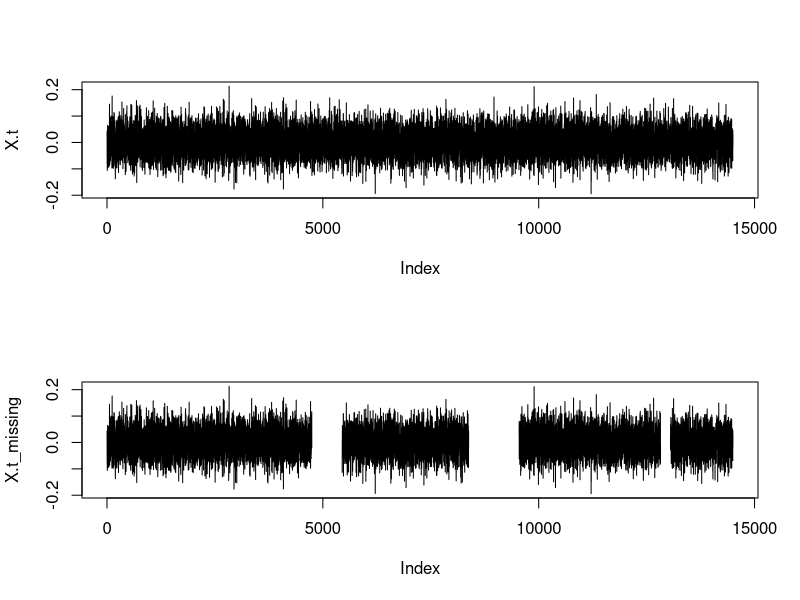
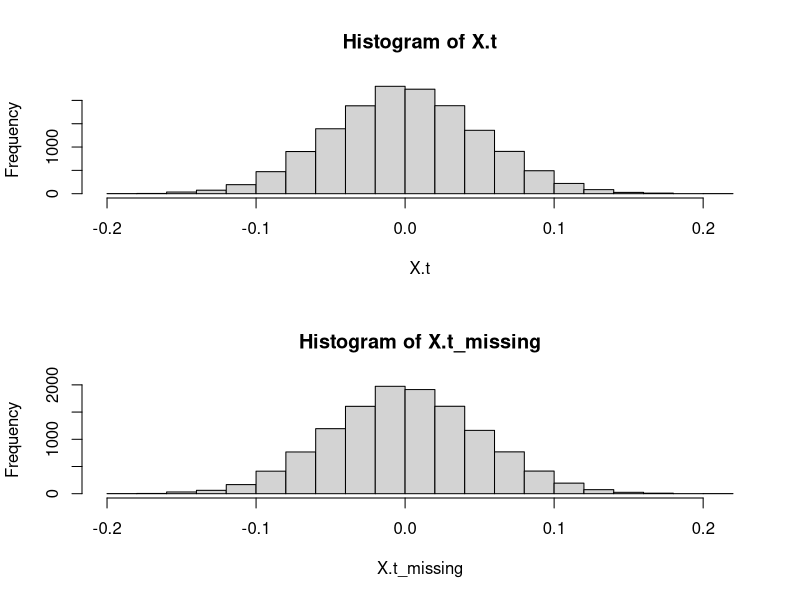
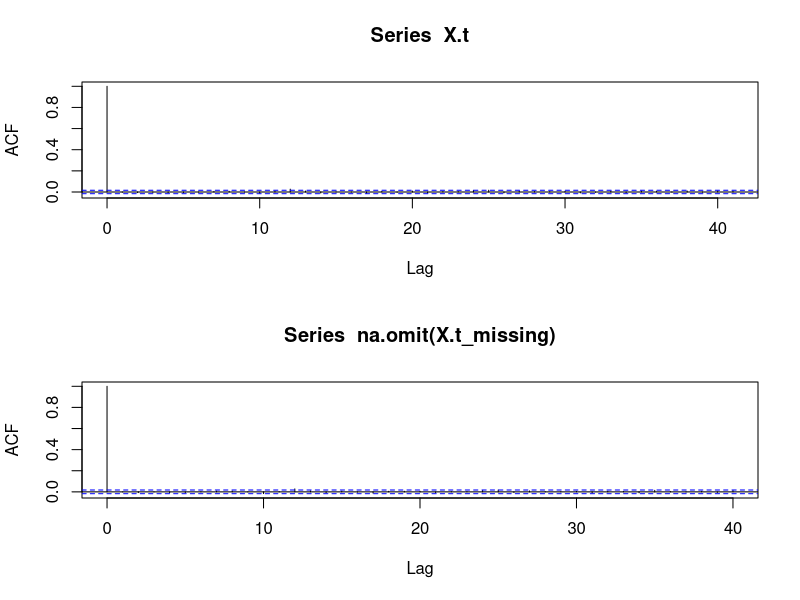
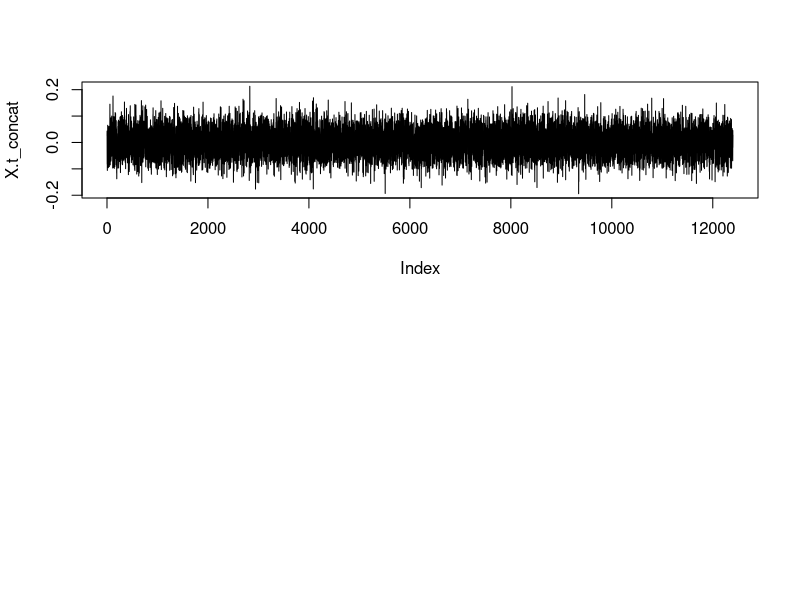

These charts were generated, in order, by the following R code: (Note: this script raises an error after producing the figures.)
########## Method Comparison ###############
## This script compares the traditional   ##
## AVAR methods of analysis with spectral ##
## approach and includes some EDA tools   ##
############################################
library(purrr) #discrete uniform dist.
library(tidyverse)
library(RSpectra)


####       Simulated Data     #####
## A. white noise                ##
## B. flicker noise?             ##
## C. ARFIMA/combo of ARFIMA     ##
###################################

#create data
N <-  14500
X.t <- X.t_missing <-  rnorm(N, mean = 0, sd = 0.05)
#create data with gaps


###placed gaps####
X.t_missing[c(4745:5447, 8378:9545,12823:13051)] <- NA


#look at the data
par(mfrow = c(2,1))
plot(X.t, type = "l")
plot(X.t_missing, type = "l")


#### Quick little look at X.t and X.t_missing ####

#histogram
hist(X.t)
hist(X.t_missing)

#acfs
acf(X.t)
acf(na.omit(X.t_missing))




#############                    Two Sample Variance Method                        ####################
### 1.	Concatenate to remove gaps                                                                  ###
### 2.	Calculate Allan Deviation (overlapping)                                                     ###
### 3.	For clock ratios containing Al start cut off to use ADEV                                    ###
###      points above 10-20 seconds and for Yb or Sr maybe start with 20 seconds to be safe         ###
### 4.	Fit a line for ADEV points for tau = 10-20 seconds (depending on step 3 above)              ###
###      through tau = 1/3 the length of the dataset where you set the slope of the line            ###
###      to follow 1/sqrt(tau) and solve for the intercept                                          ###
### 5.	Extrapolate that line out to tau = length of the dataset (or until you detect a floor perhaps)#
#######################################################################################################


#### 1. Concatenate gappy data  ####
X.t_concat <- na.omit(X.t_missing)

plot(X.t_concat, type = "l")
N.short <- length(X.t_concat)


#### 2. Calculate ADEV          ####
AVAR.WN <- getAvars(N,X.t, taus = c(1:20, 2^(5:9)))

plot(log10(AVAR.WN$avarRes$taus), log10(AVAR.WN$avarRes$avars), ylab = "log10(AVAR)", xlab = "log10(tau)",pch = 19, ylim = c(-6,-1))

#calculate AVAR of X.t with missing gaps, pushed together
AVAR.WN_missing <- getAvars(N.short,X.t_concat, taus = c(1:20, 2^(5:9)))

points(log10(AVAR.WN_missing$avarRes$taus), log10(AVAR.WN_missing$avarRes$avars), col = "red", xlab = "log10(AVAR)", ylab = "log10(tau)",pch = 19  )


#### 3. + 4. Fit a line for points between tau = 10-1/3 of data set ####
floor(N/3) #682
N.short/3 #532

AVAR.WN <- getAvars(N,X.t, taus = seq(10,floor(N/3), by = 2))

log.avar.full <- log10(AVAR.WN$avarRes$avars)
log.taus.full <- log10(AVAR.WN$avarRes$taus)

lin.fit.full <- lm(log.avar.full ~ log.taus.full)
summary(lin.fit.full)


AVAR.WN.short <- getAvars(N.short,X.t_concat, taus = seq(10,floor(N.short/3), by = 2))

log.avar.short <- log10(AVAR.WN.short$avarRes$avars)
log.taus.short <- log10(AVAR.WN.short$avarRes$taus)

lin.fit.short <- lm(log.avar.short ~ log.taus.short)
summary(lin.fit.short)

plot(lin.fit.short)

##set slope and find intercept using OLS

beta = -1 #in log-log space, white noise should have a -1 slope
int.only_full <- mean(log.avar.full) - beta*mean(log.taus.full)
int.only_short <- mean(log.avar.short) - beta*mean(log.taus.short)


### show the fits ###

## Full Data ##

plot(log.taus.full, log.avar.full, ylab = "log10(AVAR)", xlab = "log10(tau)",pch = 19, ylim = c(-6.5,-3)) #avar of full data with no gaps

full.intercept <- as.numeric(lin.fit.full$coefficients[1]) #intercept estimate from linear fit of full data with no gaps
full.slope <- as.numeric(lin.fit.full$coefficients[2]) #slope from linear fit of full data with no gaps

abline(a = full.intercept, b = full.slope, col = "blue", lwd = 2) #linear fit

## Partial Data ##

plot(log.taus.short, log.avar.short, ylab = "log10(AVAR)", xlab = "log10(tau)",pch = 19, ylim = c(-6.5,-3)) #plot of avar for concatenated gappy data

short.intercept <- as.numeric(lin.fit.short$coefficients[1]) #intercept estimate from linear fit of concatenated gappy data
short.slope <- as.numeric(lin.fit.short$coefficients[2]) #slope estimate from "" ""

abline(a = lin.fit.short$coefficients[1], b = lin.fit.short$coefficients[2], col = "blue", lwd = 2) #linear fit line


#### 5.	Extrapolate that line out to tau = length of the dataset (or until you detect a floor perhaps) ####


AVAR.hat.full <- exp(full.intercept + full.slope*log10(N)) #estimate of AVAR by extrapolating out to full data set

sqrt(AVAR.hat.full)

AVAR.hat.short <- exp(short.intercept + short.slope*log10(N.short)) #estimate of AVAR by extrapolating out to lenght of concatenated gappy data

sqrt(AVAR.hat.short)


############# Multitaper Spectral Estimate (MTSE)  ###############

###########################################################
##### calculate MTSE for X.t without any missing data #####
###########################################################


MTSE_full <- multitaper_est(X.t, W = 0.0007, K = 5) #compute the multitaper spectral estimate for the full data set

f <- seq(0,0.5,length.out = length(MTSE_full$spectrum)) #grid of frequencies

plot(log10(f[-1]), log10(MTSE_full$spectrum)[-1], type = "l") #plot of f vs. S.hat(f) on log-log scale

MTSE_full$e.values #looking that the eigenvalues are close to 1





###########################################################
#####     calculate MTSE for X.t with missing data    #####
###########################################################

MTSE_short <- multitaper_est(X.t_missing, NW = 2, K = 3)
lines(log10(seq(0,0.5,length.out = length(MTSE_short$spectrum)))[-1], log10(MTSE_short$spectrum)[-1], type = "l", col = "red")





############# MTSE for different W and K ##############





  
  
############# Clock Data Analysis  ##################
## read in dat180403 from readTaraData.R file

## A little EDA

# what do the various ratios look like?
par(mfrow = c(3,1))
plot(dat180403$AlYb, type = "l")
plot(dat180403$SrYb, type = "l")
plot(dat180403$AlSr, type = "l")

# Does it look like white noise with missing data omitted?

## distribution normal looking?
hist(na.omit(dat180403$AlYb))
hist(na.omit(dat180403$SrYb))
hist(na.omit(dat180403$AlSr))

## Uncorrelated? 
acf(na.omit(dat180403$AlYb))
acf(na.omit(dat180403$SrYb))
acf(na.omit(dat180403$AlSr)) 
#there is clearly autocorrelation in these data which is the first sign to me that this is not white noise

## ACF of first differences just for fun, still not white looking
acf(diff(na.omit(dat180403$AlYb)))
acf(diff(na.omit(dat180403$SrYb)))
acf(diff(na.omit(dat180403$AlSr)))


###### fit line to AVAR
length(na.omit(clock_df))
AVAR_clockdata <- getAvars(N = length(na.omit(clock_df)) , y = na.omit(clock_df), taus = c(2^(0:13), floor(length(na.omit(clock_df))/3)))
plot(log(AVAR_clockdata$avarRes$taus), log(AVAR_clockdata$avarRes$overavars))

AVAR_clockdata$avarRes$overavars

ln.fit <- lm(log(AVAR_clockdata$avarRes$overavars[5:15]) ~ log(AVAR_clockdata$avarRes$taus[5:15]))

line_pred <- function(ln.fit, tau){
  as.numeric(ln.fit$coefficients[1]) + as.numeric(ln.fit$coefficients[2])*tau
}

line_pred(ln.fit, tau = log(length(na.omit(clock_df))))
